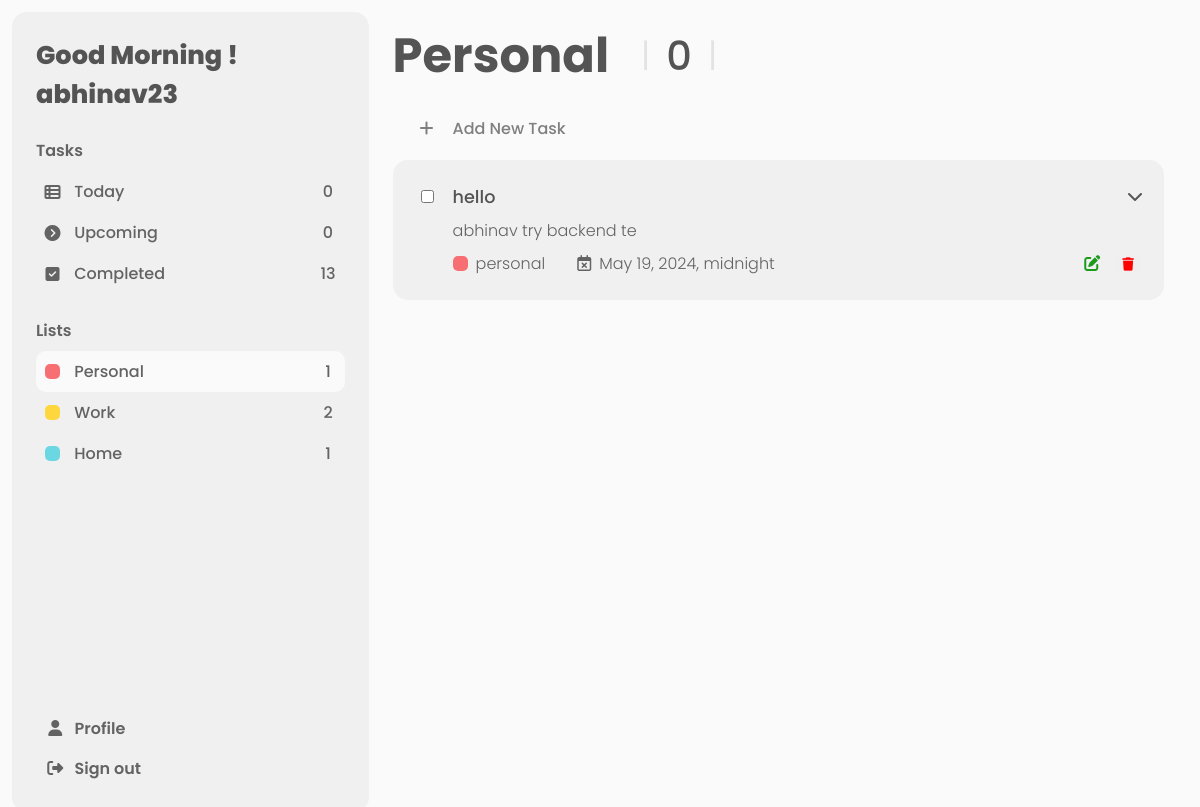
The page /personal_tasks (signed in) on the database its author committed.
### todo_list/models.py (models this page shows, shortened)
class Task(models.Model):
    task_id = models.AutoField(primary_key=True)
    user= models.ForeignKey(User, on_delete=models.CASCADE)
    title= models.CharField(max_length=100)
    description= models.TextField(max_length=1000)
    category= models.CharField(max_length=20)
    dueDate= models.DateTimeField()
    completionStatus= models.BooleanField(default= False)

### todo_list/views.py (the view)
# urls.py: path("personal_tasks", views.personal_tasks, name="personal_tasks"),
def personal_tasks(request):
    today_user_tasks= get_data(request, 0)
    upcoming_user_tasks= get_data(request, 1)
    completed_user_tasks=get_data(request, 2)
    personal_user_tasks= get_data(request,3)
    home_user_tasks= get_data(request,4)
    work_user_tasks= get_data(request,5)
    return render(request, "personal_tasks.html", {'user_details': request.user ,"tasks": personal_user_tasks, "num_of_tasks": len(today_user_tasks),
                                              'upcoming_tasks_count': len(upcoming_user_tasks),'completed_tasks_count':len(completed_user_tasks),
                                               'personal_tasks_count':len(personal_user_tasks), 'home_tasks_count':len(home_user_tasks),
                                                'work_tasks_count': len(work_user_tasks)})

### todo_list/views.py (called while the page is built)
def get_data(request, num):
    all_tasks= [Task.objects.filter(user=request.user, completionStatus= False, dueDate= date.today()),
                Task.objects.filter(user=request.user, completionStatus= False, dueDate__gt= date.today()).order_by('dueDate'),
                Task.objects.filter(user=request.user, completionStatus= True),
                Task.objects.filter(user=request.user, completionStatus= False, category="personal"),
                Task.objects.filter(user=request.user, completionStatus= False, category="home"),
                Task.objects.filter(user=request.user, completionStatus= False, category="work")
                ]
    return all_tasks[num]

### todo_list/templates/personal_tasks.html (shortened to what this page needs)
<!DOCTYPE html>
<html lang="en">
<head>
    <link rel="stylesheet" href="https://cdnjs.cloudflare.com/ajax/libs/font-awesome/6.5.1/css/all.min.css" />
    {% load static %}
    <link rel="stylesheet" href="{% static '/css/dashboard.css' %}">
</head>
<body>
    <div class="dashboard">
        <div class="sidebar-section">
            <div class="home-options">
                <div id="menu">
                    Good Morning ! {{ user_details.username }}
                </div>
                <div id="tasks-heading">Tasks</div>
                    <a href="dashboard">
                        <li class="tasks-item ">
                            <div class="task-item-icon">
                                <i class="fa-solid fa-table-list"></i>
                            </div>
                            <div class="task-item-text ">
                                Today
                            </div>
                            <div class="task-item-count">{{num_of_tasks}}</div>
                        </li>
                    </a>
                    <a href="upcoming_tasks">
                        <li class="tasks-item">
                            <div  class="task-item-icon">
                                <i class="fa-solid fa-circle-chevron-right "></i>
                            </div>
                            <div class="task-item-text">Upcoming</div>
                            <div class="task-item-count">{{upcoming_tasks_count}}</div>
                        </li>
                    </a>
                    <a href="completed_tasks">
                        <li class="tasks-item">
                            <div  class="task-item-icon"><i class="fa-solid fa-square-check "></i></div>
                            <div class="task-item-text">Completed</div>
                            <div class="task-item-count">{{completed_tasks_count}}</div>
                        </li>
                    </a>
                <div id="list-heading">Lists</div>
                <a href="personal_tasks">
                    <li class="lists-item active">
                        <div class="list-item-red">
                            <div class="redbox"></div>
                        </div>
                        <div class="list-item-text">
                            Personal
                        </div>
                        <div class="task-item-count">{{personal_tasks_count}}</div>
                    </li>
                </a>
                <a href="work_tasks">
                    <li class="lists-item">
                        <div class="list-item-yellow">
                            <div class="yellowbox"></div>
                        </div>
                        <div class="list-item-text">Work</div>
                        <div class="task-item-count">{{work_tasks_count}}</div>
                    </li>
                </a>
                <a href="home_tasks">
                    <li class="lists-item">
                        <div class="list-item-blue">
                            <div class="bluebox"></div>
                        </div>
                        <div class="list-item-text">Home</div>
                        <div class="task-item-count">{{home_tasks_count}}</div>
                    </li>
                </a>
            </div>
            <div class="signout-profile">
                <a href="user_profile">
                    <div id="profile-div">
                        <div id="profile-icon"><i class="fa-solid fa-user"></i></div>
                        <div id="profile-text">Profile</div>
                    </div>
                </a>
                <a href="logout">
                    <div id="logout-div">
                        <div id="logout-icon"><i class="fa-solid fa-right-from-bracket"></i></div>
                        <div id="logout-text">Sign out</div>
                    </div>
                </a>
            </div>
        </div>
        <div class="task-list-section">
            <div class="tasks-heading-container">
                <div class="today-upcoming-completed-heading">Personal</div>
                <div class="tasks-count"><span class="task-count-divider">l</span>{{ num_of_tasks }}<span class="task-count-divider">l</span></div>
            </div>
            <div class="add-task-btn-container">
                <div class="plus">
                    <i class="fa-solid fa-plus"></i>
                </div>
                <div class="add-task-text" id="addNewTask">
                    Add New Task
                </div>
            </div>
            {% if tasks  %}
            {% for task in tasks %}
            <div class="task-container">
                <div class="task-checkbox">
                    <div class="completion-button">
                        <form action="">
                            <input type="checkbox" name="" class="isCompleted" data-task-id={{task.task_id}}>
                        </form>
                    </div>
                </div>
                <div class="task-details">
                    <div class="title-arrow-container">
                        <div class="task-title">{{ task.title }}</div>
                        <div class="togglebutton"><i class="fa-solid fa-chevron-right rotate-right"></i></div>
                    </div>
                    <div>
                        <div class="description">{{ task.description }}</div>
                    </div>
                    <div class="task-subdetails-container">
                        <div class="category-duedate-container">
                            <div class="category-container">
                                {% if task.category == "personal" %}
                                    <div class="redbox"></div>
                                {% elif task.category == "home" %}
                                    <div class="bluebox"></div>
                                {% elif task.category == "work" %}
                                    <div class="yellowbox"></div>
                                {% endif %}
                                <div class="category">{{ task.category }}</div>
                            </div>
                            <div class="due-date-container">
                                <div>
                                    <i class="fa-regular fa-calendar-xmark"></i>
                                </div>
                                <div class="due_date">{{ task.dueDate }}</div>
                            </div>
                        </div>
                        <div id="task-edit-del-container">
                            <div class="task-edit-container">
                                <i class="fa-solid fa-pen-to-square"></i>
                            </div>
                            <div class="task-del-container">
                                <form action="delete_task" method="post">
                                    <div>
                                        <button><i class="fa-solid fa-trash"></i></button>
                                    </div>
                                </form>
                            </div>
                        </div>
                    </div>
                </div>
            </div>
            {% endfor %}
            {% else %}
            <div class="no-task-container">
                <div class="no-task-heading">No task listed</div>
                <div class="no-task-image-container"><img src="{% static '/images/no-task.svg' %}" alt=""></div>
            </div>
            {% endif %}
        </div>
</div>
</body>
</html>

### todo_list/static/css/dashboard.css (style rules this page uses)
:root { --black: rgb(0,0,0); --darkest-text-color:#545454; --primary-text-color:#636363; --secondary-text-color:#7f7f7f; --primary-bg-color:rgb(250, 250, 250); --secondary-bg-color:rgb(240, 240, 240); }
body { background-color: rgb(250, 250, 250); padding: 1%; margin: 0px; font-family: "Poppins", sans-serif; font-weight: 300; font-style: normal; }
a { text-decoration: none; color: black; }
.dashboard { display: flex; height: 100vh; }
#menu, .taskFormTitle { font-family: "Poppins", sans-serif; font-weight: 800; font-style: normal; color: var(--darkest-text-color); font-size: 1.6rem; }
#tasks-heading, #list-heading { color: var(--primary-text-color); font-weight: 550; font-style: normal; font-size:1rem; margin-top: 1.5rem;; margin-bottom: 0.5rem; }
.tasks-item { padding: 8px 0px; color:var(--primary-text-color); list-style: none; display: flex; gap: 5px; border-radius: 5px; -webkit-border-radius: 5px; -moz-border-radius: 5px; -ms-border-radius: 5px; -o-border-radius: 5px; font-weight: 500; }
.active { background-color: var(--primary-bg-color); border-radius: 10px; -webkit-border-radius: 10px; -moz-border-radius: 10px; -ms-border-radius: 10px; -o-border-radius: 10px; }
.task-item-icon { flex: 1; display: flex; align-items: center; justify-content: center; }
.task-item-text { flex: 7; }
.task-item-count { flex:1; display: flex; justify-content: center; align-items: center; }
.bluebox , .redbox , .yellowbox { height: 15px; width: 15px; border-radius: 5px; -webkit-border-radius: 5px; -moz-border-radius: 5px; -ms-border-radius: 5px; -o-border-radius: 5px; }
.bluebox { background-color: #6bd7e2; }
.redbox { background-color: #f76f72; }
.yellowbox { background-color: #fed73e; }
.task-list-section { flex: 5; padding: 0.5rem 1.5rem; }
.tasks-heading-container { display: flex; margin-bottom: 1rem; }
.today-upcoming-completed-heading { font-weight: 700; font-size:3rem; color:var(--darkest-text-color); }
.task-count-divider { color: #e3e3e3; font-weight: 300; margin: 0rem 1rem; }
.tasks-count { color:var(--darkest-text-color); font-weight: 500; font-size: 2.5rem; margin: 0rem 1rem; display: flex; justify-content: center; align-items: center; }
.task-container { display: flex; border-radius: 15px; background-color: rgb(240, 240, 240); gap: 1rem; padding: 1.5rem; margin: 0.7rem 0rem; -webkit-border-radius: 15px; -moz-border-radius: 15px; -ms-border-radius: 15px; -o-border-radius: 15px; }
.title-arrow-container { display: flex; justify-content: space-between; color: var(--darkest-text-color); }
.task-title { font-size: 1.1rem; font-weight: 500; margin-bottom: 0.5rem; }
.rotate-right { transform: rotate(90deg); }
.description { margin-bottom: 0.5rem; color: var(--primary-text-color); }
.task-details { width: 100%; }
.task-subdetails-container { color:var(--primary-text-color); display: flex; justify-content: space-between; }
.category-duedate-container { display: flex; gap: 2rem; }
.category-container { display: flex; justify-content: flex-start; align-items: center; gap: 0.5rem; }
.due-date-container { display: flex; justify-content: flex-start; align-items: center; gap:0.5rem; }
.due_date { text-wrap:nowrap; }
#task-edit-del-container { display: flex; justify-content: center; align-items: center; gap: 1rem; }

### rows shown on the page
Task: title "hello", description "abhinav try backend te", category "personal", dueDate "May 19, 2024, midnight"

### other values the page prints
{{ user_details.username }} "abhinav23"
{{ num_of_tasks }} "0"
{{ upcoming_tasks_count }} "0"
{{ completed_tasks_count }} "13"
{{ personal_tasks_count }} "1"
{{ work_tasks_count }} "2"
{{ home_tasks_count }} "1"
